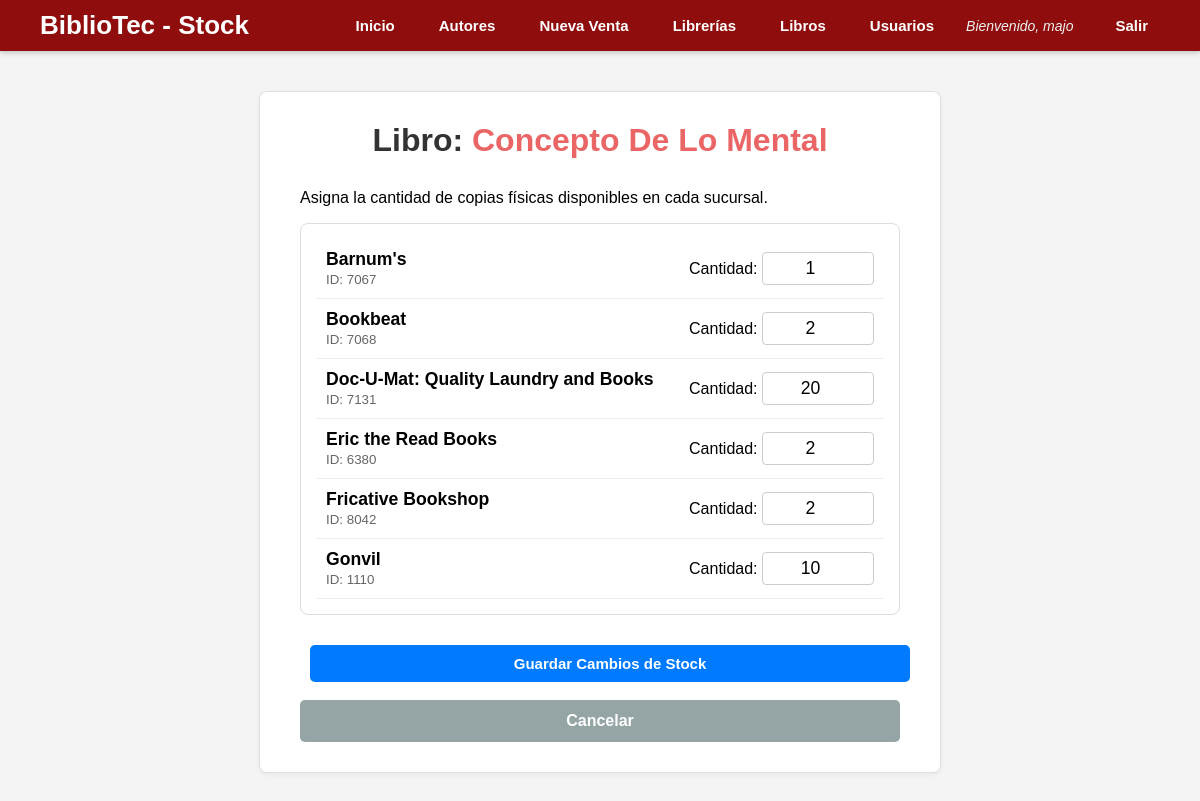
The app's page /stock.php?id=PS0001 (signed in) with its own data.
### tables this page shows
CREATE TABLE `titles` (
  `title_id` varchar(6) NOT NULL,
  `title` varchar(80) NOT NULL,
  `type` char(12) NOT NULL DEFAULT 'UNDECIDED',
  `pub_id` char(4) DEFAULT NULL,
  `price` decimal(10,4) DEFAULT NULL,
  `advance` decimal(10,4) DEFAULT NULL,
  `royalty` int(11) DEFAULT NULL,
  `ytd_sales` int(11) DEFAULT NULL,
  `notes` varchar(200) DEFAULT NULL,
  `pubdate` datetime NOT NULL DEFAULT current_timestamp()
);

CREATE TABLE `stores` (
  `stor_id` char(4) NOT NULL,
  `stor_name` varchar(40) DEFAULT NULL,
  `stor_address` varchar(40) DEFAULT NULL,
  `city` varchar(20) DEFAULT NULL,
  `state` char(2) DEFAULT NULL,
  `zip` char(5) DEFAULT NULL
);

### stock.php (the view, shortened to what this page needs)
<?php
require 'conexion.php';
$title_id = $_GET['id'];
$stmt_book = $pdo->prepare("SELECT title FROM titles WHERE title_id = ?");
$stmt_book->execute([$title_id]);
$libro = $stmt_book->fetch(PDO::FETCH_ASSOC);
$sql = "SELECT
            S.stor_id,
            S.stor_name,
            COALESCE(SIS.qty, 0) as cantidad
        FROM stores S
        LEFT JOIN stockInStores SIS ON S.stor_id = SIS.stor_id AND SIS.title_id = :tid
        ORDER BY S.stor_name";
$stmt = $pdo->prepare($sql);
$stmt->execute([':tid' => $title_id]);
$tiendas_stock = $stmt->fetchAll(PDO::FETCH_ASSOC);
?>
<!DOCTYPE html>
<html lang="es">
<head>
    <link rel="stylesheet" href="estilo.css">
</head>
<body>
    <header>
        <div class="header-container">
            <h1>BiblioTec - Stock</h1>
            <nav>
                <ul>
                    <li><a href="dashboard.php">Inicio</a></li>
                    <li><a href="autores.php">Autores</a></li>
                    <li><a href="ventas.php">Nueva Venta</a></li>
                    <li><a href="librerias.php">Librerías</a></li>
                    <li><a href="libros.php">Libros</a></li>
                    <li><a href="usuarios.php">Usuarios</a></li>
                    <li class="user-welcome">Bienvenido, <?php echo htmlspecialchars($_SESSION['user_name']); ?></li>
                    <li><a href="logout.php">Salir</a></li>
                </ul>
            </nav>
        </div>
    </header>
    <main class="main-content">
        <div class="form-container" style="max-width: 600px;">
            <h2>Libro: <span style="color: #ea6666ff;"><?php echo htmlspecialchars($libro['title']); ?></span></h2>
            <p>Asigna la cantidad de copias físicas disponibles en cada sucursal.</p>
            <form action="" method="POST">
                <div style="background: white; border: 1px solid #ddd; border-radius: 8px; padding: 15px; margin-bottom: 20px;">
                    <?php foreach ($tiendas_stock as $tienda): ?>
                        <div class="stock-row">
                            <div class="store-info">
                                <div class="store-name"><?php echo htmlspecialchars($tienda['stor_name']); ?></div>
                                <small style="color: #666;">ID: <?php echo $tienda['stor_id']; ?></small>
                            </div>
                            <div>
                                <label>Cantidad:</label>
                                <input type="number"
                                       class="input-qty"
                                       name="cantidades[<?php echo $tienda['stor_id']; ?>]"
                                       value="<?php echo $tienda['cantidad']; ?>"
                                       min="0">
                            </div>
                        </div>
                    <?php endforeach; ?>
                </div>
                <div class="form-actions">
                    <button type="submit" class="btn-primary" style="width: 100%;">Guardar Cambios de Stock</button>
                    <br><br>
                    <a href="libros.php" class="btn-dashboard btn-historial">Cancelar</a>
                </div>
            </form>
        </div>
    </main>
</body>
</html>

### estilo.css (style rules this page uses)
body { font-family: Arial, sans-serif; margin: 0; padding: 0; background-color: #f4f4f4; }
header { background-color: #8f0d0d; color: white; padding: 10px 40px; box-shadow: 0 2px 5px rgba(0, 0, 0, 0.2); }
.header-container { display: flex; justify-content: space-between; align-items: center; max-width: 1200px; margin: 0 auto; }
header h1 { margin: 0; font-size: 26px; }
nav ul { margin: 0; padding: 0; list-style: none; display: flex; align-items: center; }
nav li { margin-left: 20px; }
nav a { text-decoration: none; color: white; font-weight: bold; font-size: 15px; padding: 8px 12px; border-radius: 4px; transition: background-color 0.3s ease; }
.user-welcome { color: #ecf0f1; font-style: italic; font-size: 14px; margin-right: 10px; }
.main-content { max-width: 1100px; margin: 40px auto; padding: 0 20px; }
.main-content h2 { font-size: 32px; color: #2d3748; margin-bottom: 30px; text-align: center; }
.btn-dashboard { display: inline-block; text-decoration: none; color: white; padding: 12px 20px; border-radius: 5px; font-weight: bold; transition: background-color 0.3s ease; }
.btn-historial { background-color: #95a5a6; }
.form-container { max-width: 800px; margin: 0 auto; background-color: #ffffff; border: 1px solid #e0e0e0; border-radius: 8px; box-shadow: 0 2px 5px rgba(0, 0, 0, 0.05); padding: 30px 40px; }
.form-container h2 { text-align: center; margin-top: 0; margin-bottom: 30px; color: #333; }
.form-actions { margin-top: 30px; text-align: right; }
.form-actions button { padding: 10px 20px; font-size: 15px; font-weight: bold; border: none; border-radius: 5px; cursor: pointer; margin-left: 10px; transition: background-color 0.3s ease; }
.btn-primary { background-color: #007bff; color: white; }

### stock.php (style rules this page uses)
.stock-row { display: flex; justify-content: space-between; align-items: center; padding: 10px; border-bottom: 1px solid #eee; }
.input-qty { width: 100px; padding: 5px; text-align: center; font-size: 1.1em; border: 1px solid #ccc; border-radius: 4px; }
.store-name { font-weight: bold; font-size: 1.1em; }
.btn-historial { justify-content: center;display:block; text-align:center; }

### records on screen
titles: title "Concepto De Lo Mental"
stores: stor_name "Barnum's", stor_id "7067", cantidad "1"
stores: stor_name "Bookbeat", stor_id "7068", cantidad "2"
stores: stor_name "Doc-U-Mat: Quality Laundry and Books", stor_id "7131", cantidad "20"
stores: stor_name "Eric the Read Books", stor_id "6380", cantidad "2"
stores: stor_name "Fricative Bookshop", stor_id "8042", cantidad "2"
stores: stor_name "Gonvil", stor_id "1110", cantidad "10"

### other values on screen
$_SESSION['user_name'] "majo"
